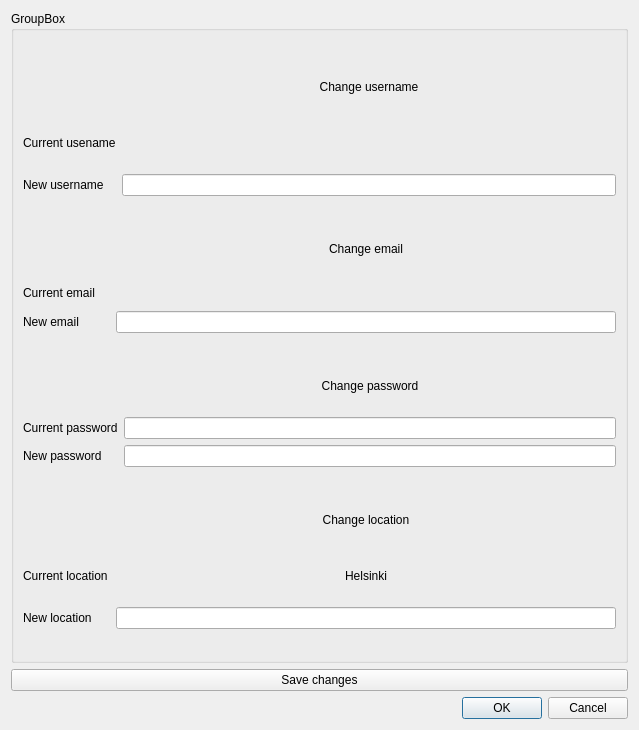
<?xml version="1.0" encoding="UTF-8"?>
<ui version="4.0">
 <class>ProfileDialog</class>
 <widget class="QDialog" name="ProfileDialog">
  <property name="geometry">
   <rect>
    <x>0</x>
    <y>0</y>
    <width>639</width>
    <height>730</height>
   </rect>
  </property>
  <property name="windowTitle">
   <string>Dialog</string>
  </property>
  <layout class="QVBoxLayout" name="verticalLayout">
   <item>
    <widget class="QGroupBox" name="groupBox">
     <property name="title">
      <string>GroupBox</string>
     </property>
     <layout class="QVBoxLayout" name="verticalLayout_3">
      <item>
       <layout class="QHBoxLayout" name="horizontalLayout">
        <item>
         <layout class="QGridLayout" name="gridLayout_2">
          <item row="1" column="1">
           <widget class="QLabel" name="pd_label_curUname">
            <property name="maximumSize">
             <size>
              <width>16777215</width>
              <height>50</height>
             </size>
            </property>
            <property name="text">
             <string/>
            </property>
            <property name="alignment">
             <set>Qt::AlignCenter</set>
            </property>
           </widget>
          </item>
          <item row="2" column="0">
           <widget class="QLabel" name="label_9">
            <property name="text">
             <string>New username</string>
            </property>
           </widget>
          </item>
          <item row="2" column="1">
           <widget class="QLineEdit" name="pd_le_newUsername">
            <property name="maximumSize">
             <size>
              <width>500</width>
              <height>16777215</height>
             </size>
            </property>
           </widget>
          </item>
          <item row="1" column="0">
           <widget class="QLabel" name="label_8">
            <property name="text">
             <string>Current usename</string>
            </property>
           </widget>
          </item>
          <item row="0" column="1">
           <widget class="QLabel" name="label_11">
            <property name="maximumSize">
             <size>
              <width>16777215</width>
              <height>50</height>
             </size>
            </property>
            <property name="text">
             <string>Change username</string>
            </property>
            <property name="alignment">
             <set>Qt::AlignCenter</set>
            </property>
           </widget>
          </item>
         </layout>
        </item>
       </layout>
      </item>
      <item>
       <layout class="QHBoxLayout" name="horizontalLayout_2">
        <item>
         <layout class="QGridLayout" name="gridLayout_3">
          <item row="2" column="1">
           <widget class="QLineEdit" name="pd_le_newEmail">
            <property name="maximumSize">
             <size>
              <width>500</width>
              <height>16777215</height>
             </size>
            </property>
           </widget>
          </item>
          <item row="1" column="0">
           <widget class="QLabel" name="label">
            <property name="text">
             <string>Current email</string>
            </property>
           </widget>
          </item>
          <item row="2" column="0">
           <widget class="QLabel" name="label_2">
            <property name="text">
             <string>New email</string>
            </property>
           </widget>
          </item>
          <item row="0" column="1">
           <widget class="QLabel" name="label_6">
            <property name="maximumSize">
             <size>
              <width>16777215</width>
              <height>50</height>
             </size>
            </property>
            <property name="text">
             <string>Change email</string>
            </property>
            <property name="alignment">
             <set>Qt::AlignCenter</set>
            </property>
           </widget>
          </item>
          <item row="1" column="1">
           <widget class="QLabel" name="pd_label_curEmail">
            <property name="maximumSize">
             <size>
              <width>16777215</width>
              <height>25</height>
             </size>
            </property>
            <property name="text">
             <string/>
            </property>
            <property name="alignment">
             <set>Qt::AlignCenter</set>
            </property>
           </widget>
          </item>
         </layout>
        </item>
       </layout>
      </item>
      <item>
       <layout class="QGridLayout" name="gridLayout">
        <item row="2" column="1">
         <widget class="QLineEdit" name="pd_le_newPass">
          <property name="maximumSize">
           <size>
            <width>500</width>
            <height>16777215</height>
           </size>
          </property>
         </widget>
        </item>
        <item row="1" column="0">
         <widget class="QLabel" name="label_3">
          <property name="text">
           <string>Current password</string>
          </property>
         </widget>
        </item>
        <item row="1" column="1">
         <widget class="QLineEdit" name="pd_le_curPassword">
          <property name="maximumSize">
           <size>
            <width>500</width>
            <height>16777215</height>
           </size>
          </property>
         </widget>
        </item>
        <item row="2" column="0">
         <widget class="QLabel" name="label_4">
          <property name="text">
           <string>New password</string>
          </property>
         </widget>
        </item>
        <item row="0" column="1">
         <widget class="QLabel" name="label_5">
          <property name="maximumSize">
           <size>
            <width>16777215</width>
            <height>50</height>
           </size>
          </property>
          <property name="text">
           <string>Change password</string>
          </property>
          <property name="alignment">
           <set>Qt::AlignCenter</set>
          </property>
         </widget>
        </item>
       </layout>
      </item>
      <item>
       <layout class="QGridLayout" name="gridLayout_4">
        <item row="0" column="1">
         <widget class="QLabel" name="label_10">
          <property name="maximumSize">
           <size>
            <width>16777215</width>
            <height>50</height>
           </size>
          </property>
          <property name="text">
           <string>Change location</string>
          </property>
          <property name="alignment">
           <set>Qt::AlignCenter</set>
          </property>
         </widget>
        </item>
        <item row="1" column="0">
         <widget class="QLabel" name="label_12">
          <property name="text">
           <string>Current location</string>
          </property>
         </widget>
        </item>
        <item row="2" column="0">
         <widget class="QLabel" name="label_13">
          <property name="text">
           <string>New location</string>
          </property>
         </widget>
        </item>
        <item row="2" column="1">
         <widget class="QLineEdit" name="pd_le_newlocation">
          <property name="maximumSize">
           <size>
            <width>500</width>
            <height>16777215</height>
           </size>
          </property>
         </widget>
        </item>
        <item row="1" column="1">
         <widget class="QLabel" name="pd_label_curlocation">
          <property name="minimumSize">
           <size>
            <width>0</width>
            <height>0</height>
           </size>
          </property>
          <property name="maximumSize">
           <size>
            <width>16777215</width>
            <height>50</height>
           </size>
          </property>
          <property name="text">
           <string>Helsinki</string>
          </property>
          <property name="alignment">
           <set>Qt::AlignCenter</set>
          </property>
         </widget>
        </item>
       </layout>
      </item>
     </layout>
    </widget>
   </item>
   <item>
    <widget class="QPushButton" name="pd_bp_saveChanges">
     <property name="text">
      <string>Save changes</string>
     </property>
    </widget>
   </item>
   <item>
    <widget class="QDialogButtonBox" name="buttonBox">
     <property name="orientation">
      <enum>Qt::Horizontal</enum>
     </property>
     <property name="standardButtons">
      <set>QDialogButtonBox::Cancel|QDialogButtonBox::Ok</set>
     </property>
    </widget>
   </item>
  </layout>
 </widget>
 <resources/>
 <connections>
  <connection>
   <sender>buttonBox</sender>
   <signal>accepted()</signal>
   <receiver>ProfileDialog</receiver>
   <slot>accept()</slot>
   <hints>
    <hint type="sourcelabel">
     <x>248</x>
     <y>254</y>
    </hint>
    <hint type="destinationlabel">
     <x>157</x>
     <y>274</y>
    </hint>
   </hints>
  </connection>
  <connection>
   <sender>buttonBox</sender>
   <signal>rejected()</signal>
   <receiver>ProfileDialog</receiver>
   <slot>reject()</slot>
   <hints>
    <hint type="sourcelabel">
     <x>316</x>
     <y>260</y>
    </hint>
    <hint type="destinationlabel">
     <x>286</x>
     <y>274</y>
    </hint>
   </hints>
  </connection>
 </connections>
</ui>
